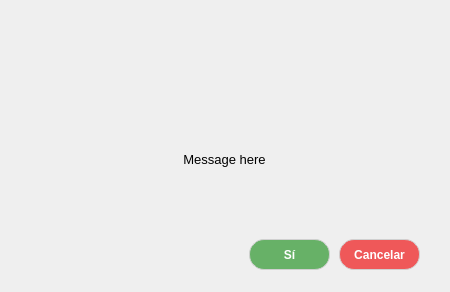
<?xml version="1.0" encoding="UTF-8"?>
<ui version="4.0">
 <class>Dialog</class>
 <widget class="QDialog" name="Dialog">
  <property name="geometry">
   <rect>
    <x>0</x>
    <y>0</y>
    <width>450</width>
    <height>292</height>
   </rect>
  </property>
  <property name="windowTitle">
   <string>Dialog</string>
  </property>
  <property name="styleSheet">
   <string notr="true">QDialogt{
	background-color: #fff;
}</string>
  </property>
  <widget class="QWidget" name="widget" native="true">
   <property name="geometry">
    <rect>
     <x>-1</x>
     <y>-1</y>
     <width>441</width>
     <height>281</height>
    </rect>
   </property>
   <property name="styleSheet">
    <string notr="true">QPushButton{
	border-radius: 15px;
	border: 1px solid #d0d0d0
}</string>
   </property>
   <widget class="QLabel" name="txt_icon">
    <property name="geometry">
     <rect>
      <x>190</x>
      <y>20</y>
      <width>71</width>
      <height>71</height>
     </rect>
    </property>
    <property name="text">
     <string/>
    </property>
    <property name="pixmap">
     <pixmap>../assets/Question_mark.png</pixmap>
    </property>
    <property name="scaledContents">
     <bool>true</bool>
    </property>
    <property name="alignment">
     <set>Qt::AlignCenter</set>
    </property>
   </widget>
   <widget class="QLabel" name="txt_message">
    <property name="geometry">
     <rect>
      <x>60</x>
      <y>110</y>
      <width>331</width>
      <height>101</height>
     </rect>
    </property>
    <property name="baseSize">
     <size>
      <width>10</width>
      <height>10</height>
     </size>
    </property>
    <property name="font">
     <font>
      <pointsize>10</pointsize>
     </font>
    </property>
    <property name="cursor">
     <cursorShape>ArrowCursor</cursorShape>
    </property>
    <property name="toolTipDuration">
     <number>-4</number>
    </property>
    <property name="layoutDirection">
     <enum>Qt::LeftToRight</enum>
    </property>
    <property name="autoFillBackground">
     <bool>false</bool>
    </property>
    <property name="text">
     <string>Message here</string>
    </property>
    <property name="alignment">
     <set>Qt::AlignCenter</set>
    </property>
   </widget>
   <widget class="QPushButton" name="btnAprobar">
    <property name="geometry">
     <rect>
      <x>250</x>
      <y>240</y>
      <width>81</width>
      <height>31</height>
     </rect>
    </property>
    <property name="cursor">
     <cursorShape>PointingHandCursor</cursorShape>
    </property>
    <property name="styleSheet">
     <string notr="true">background-color: #67B167;
color: #fff;
font-weight: bold;</string>
    </property>
    <property name="text">
     <string>Sí</string>
    </property>
   </widget>
   <widget class="QPushButton" name="btnRechazar">
    <property name="geometry">
     <rect>
      <x>340</x>
      <y>240</y>
      <width>81</width>
      <height>31</height>
     </rect>
    </property>
    <property name="cursor">
     <cursorShape>PointingHandCursor</cursorShape>
    </property>
    <property name="styleSheet">
     <string notr="true">background-color: #EF5859;
color: #fff;
font-weight: bold;</string>
    </property>
    <property name="text">
     <string>Cancelar</string>
    </property>
   </widget>
  </widget>
 </widget>
 <resources/>
 <connections/>
</ui>
